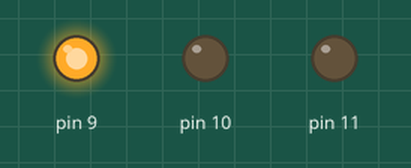
Bench run of a sketch on a simulated Arduino Uno, built with avr-gcc and run on an emulated ATmega328P. On the bench: output pins drawn as LEDs (lit = HIGH).

Above: at 0.2 s.
At 2.0 s:
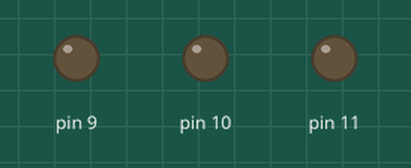
At 3.0 s:
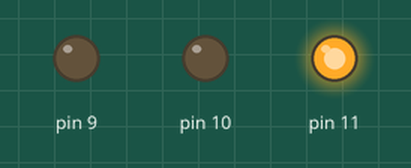
At 5.0 s:
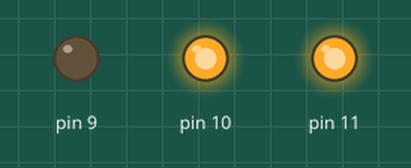
At 7.0 s:
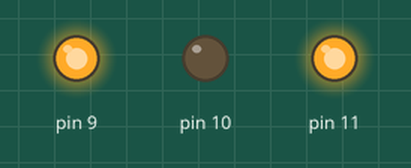
At 9.2 s:
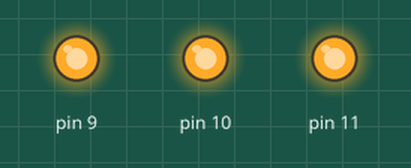
Timing chart, 0 to 12.4 s (numbered marks = the images above):
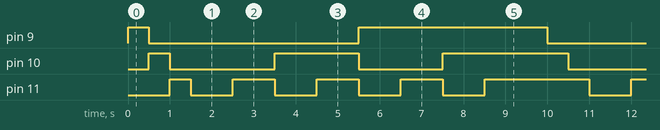

Measured:
- by itself, pin 9: repeats every 9.5 s: LOW 5.0 s, HIGH 4.5 s
- by itself, pin 10: repeats every 9.5 s: LOW 2.5 s, HIGH 2.0 s, LOW 2.0 s, HIGH 3.0 s
- by itself, pin 11: repeats every 9.5 s: 3 × (LOW 1.0 s, HIGH 1.0 s), LOW 1.0 s, HIGH 2.5 s

The sketch:

LED_3.ino
```cpp
void setup() {
  // put your setup code here, to run once:
  pinMode(11,OUTPUT);
  pinMode(10,OUTPUT);
  pinMode(9,OUTPUT);
}

void loop() {
  // put your main code here, to run repeatedly:
  digitalWrite(9,1);
  delay(500);
  digitalWrite(9,0);
  digitalWrite(10,1);
  delay(500);
  digitalWrite(10,0);
  digitalWrite(11,1);
  delay(500);
  digitalWrite(11,0);
  for(int i=0;i<=1;i++){
    for(int j=0;j<=1;j++){
      for(int l=0;l<=1;l++){
        if(i==1){
          digitalWrite(9,1);
        }
        else{
          digitalWrite(9,0);
        }
        if(j==1){
          digitalWrite(10,1);
        }
        else{
          digitalWrite(10,0);
        }
        if(l==1){
          digitalWrite(11,1);
        }
        else{
          digitalWrite(11,0);
        }
        delay(1000);
      }
    }
  }
}
```
